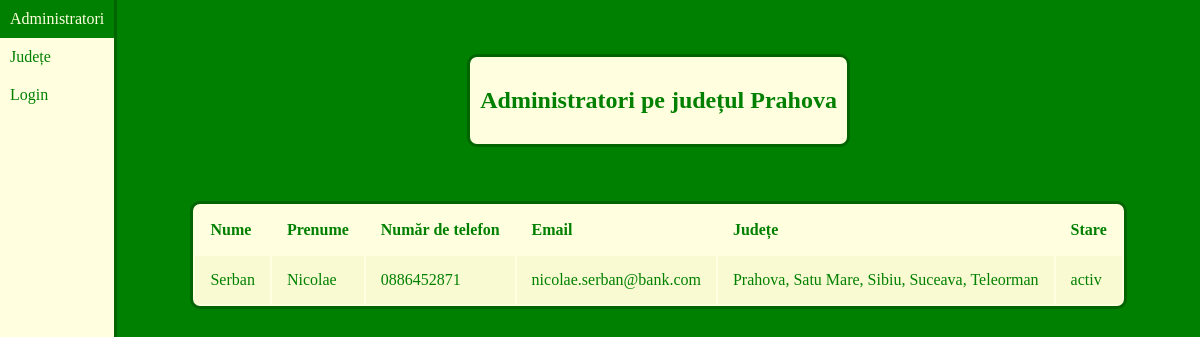
Screenshot of /county/Prahova/ with the database file from the repository.
### counties/models.py (models this page shows, shortened)
class County(models.Model):
    admins = models.ManyToManyField(User)
    county_name = models.CharField(max_length=25)

class User(AbstractUser):
    phone = models.CharField(max_length=25, default='None')
    state = models.CharField(max_length=25, default='activ')

### counties/views.py (the view)
# urls.py: path("county/<str:county_name>/", views.county, name="county"),
def county(request, county_name):
    user_state = request.user.is_authenticated
    current_user = request.user
    admin_list = User.objects.filter(state="activ", county__county_name=county_name).order_by('last_name')
    county_name = get_object_or_404(County, county_name=county_name).county_name
    context = {
        'user_state': user_state,
        'county_name': county_name,
        'admin_list': admin_list,
        'current_user': current_user
    }
    return render(request, 'counties/county.html', context)

### counties/templates/counties/county.html (shortened to what this page needs)
{% load static %}
<!DOCTYPE html>
<html lang="en">
    <head>
        <link rel="stylesheet" href="{% static 'counties/style.css' %}">
    </head>
    <body>
        <div class="container">
            <nav>
                <ul>
                    <li class="nav_li"><a href="{% url 'counties:all_admins' %}">Administratori</a></li>
                    <li class="nav_li"><a href="{% url 'counties:index' %}">Județe</a></li>
                    {% if user_state %}
                        <li class="nav_li"><a href="{% url 'counties:logout' %}">Logout</a></li>
                    {% else %}
                        <li class="nav_li"><a href="{% url 'counties:login' %}">Login</a></li>
                    {% endif %}
                </ul>
            </nav>
            <main>
                {% if admin_list %}
                    <header>
                        <h2>Administratori pe județul {{ county_name }}</h2>
                    </header>
                    <table>
                        <tr>
                            <th>Nume</th>
                            <th>Prenume</th>
                            <th>Număr de telefon</th>
                            <th>Email</th>
                            <th>Județe</th>
                            <th>Stare</th>
                        </tr>
                        {% for admin in admin_list %}
                            <tr>
                                {% if admin.last_name == current_user.last_name and admin.first_name == current_user.first_name %}
                                    <td><a href="{% url 'counties:edit' admin.last_name admin.first_name %}"> {{ admin.last_name }} </a></td>
                                {% else %}
                                    <td>{{ admin.last_name }}</td>
                                {% endif %}
                                <td>{{ admin.first_name }}</td>
                                <td>{{ admin.phone }}</td>
                                <td>{{ admin.email }}</td>
                                <td>
                                    {% for county in admin.county_set.all %}
                                        {% if forloop.last %}
                                            {{ county.county_name }}
                                        {% else %}
                                            {{ county.county_name }},
                                        {% endif %}
                                    {% endfor %}
                                </td>
                                <td> {{ admin.state }}</td>
                            </tr>
                        {% endfor %}
                    </table>
                {% else %}
                    <header class="oops_header">
                        <h1>Nu sunt administratori disponibili in județul {{ county_name }}</h1>
                    </header>
                {% endif %}
            </main>
        </div>
    </body>
</html>

### counties/static/counties/style.css (style rules this page uses)
body, html { margin: 0; padding: 0; background: green; }
.container { display: grid; grid-template-columns: auto 1fr; height: 100vh; }
nav { background: lightyellow; border-right: solid darkgreen; }
ul { list-style-type: none; padding: 0; margin-top: 0; overflow: auto; }
li a { padding: 10px; display: block; color: green; text-decoration: none; }
main { display: flex; flex-direction: column; overflow: auto; }
header { margin-top: 5%; background: lightyellow; color: green; border: darkgreen solid; padding: 10px; border-radius: 10px; align-self: center; }
table { border-radius: 10px; margin-top: 5%; margin-bottom: 5%; background: lightyellow; border: darkgreen solid; overflow: auto; align-self: center; }
tr:nth-child(even) { background-color: lightgoldenrodyellow; }
th { padding: 15px; text-align: left; color: green; }
td { padding: 15px; text-align: left; color: green; }

### rows the page displays
County: county_name "Prahova"
User: last_name "Serban", first_name "Nicolae", phone "0886452871", email "nicolae.serban@bank.com", state "activ"
County: county_name "Satu Mare"
County: county_name "Sibiu"
County: county_name "Suceava"
County: county_name "Teleorman"
